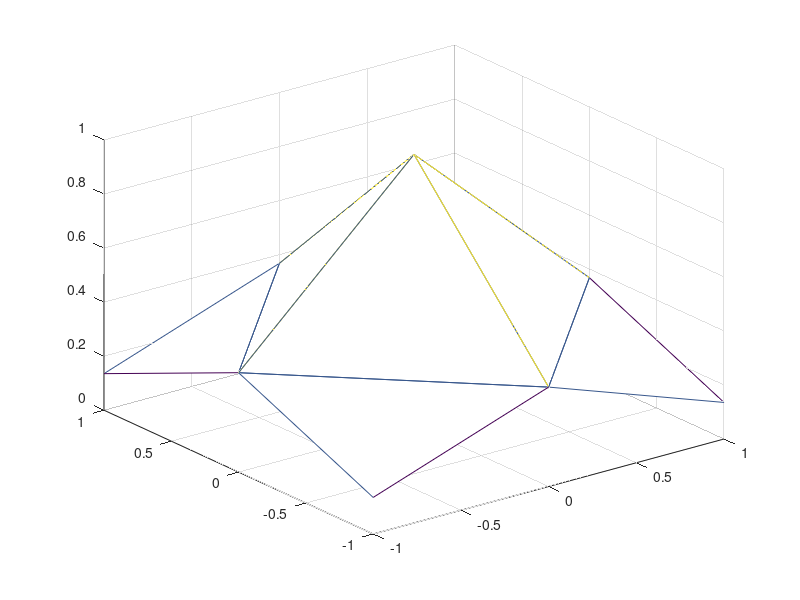

MATLAB code to generate this figure:
%script exercicio3 (Gaussiana)

n=2;
rotate3d;
[x,y] = meshgrid(-1:2/n:1,-1:2/n:1); %gerando a malha bidim.
z =  exp(-(x.^2 + y.^2+eps));        %função gaussiana
T = delaunay(x,y)                    %gerando a triangulação
trimesh(T,x,y,z);                    %plotando